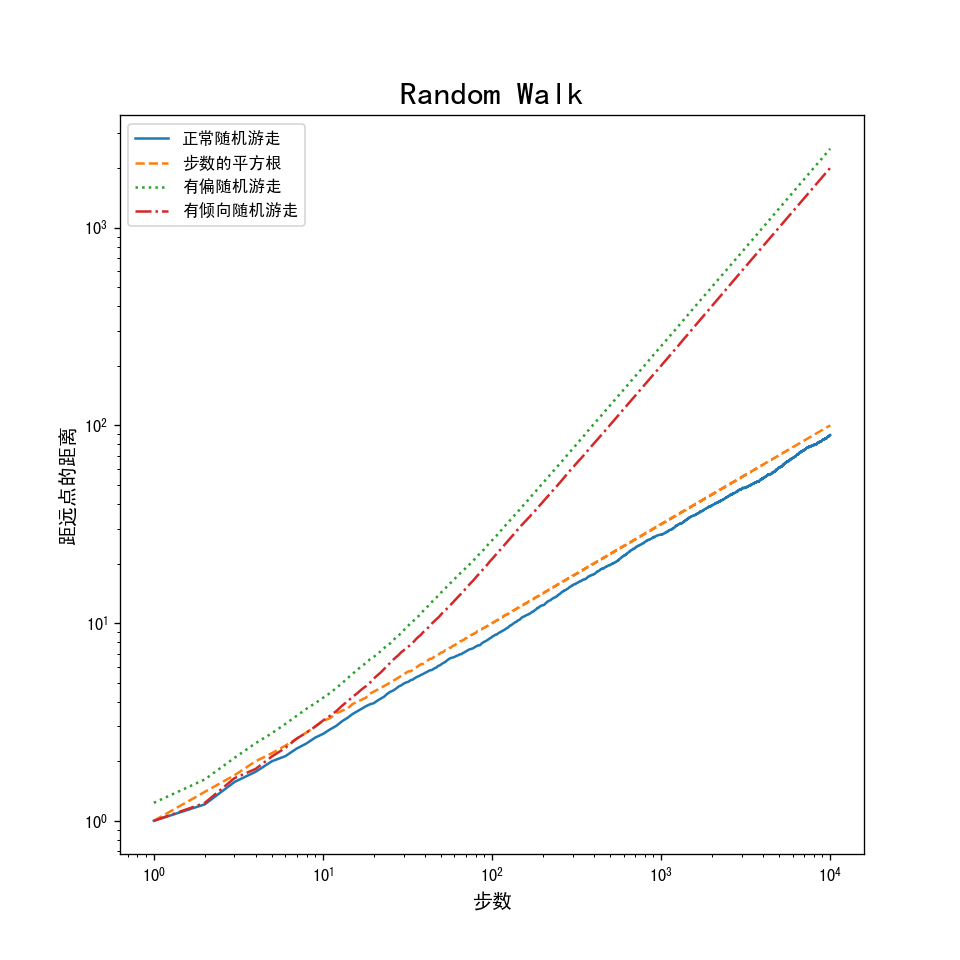

Here is the Python script that generated this plot:
import numpy as np
from matplotlib import pyplot as plt
import random
import matplotlib
matplotlib.use('TkAgg')  # 为了在wsl2中显示图像,需要将matplotlib.use('TkAgg')放在最前面


class Location():
    def __init__(self, x, y) -> None:
        self.x, self.y = x, y

    def move(self, deltaX, deltaY):
        return Location(self.x + deltaX, self.y + deltaY)

    def getX(self):
        return self.x

    def getY(self):
        return self.y

    def distForm(self, other):
        ox, oy = other.x, other.y
        xDist, yDist = self.x - ox, self.y - oy
        return (xDist**2 + yDist**2)**0.5

    def __str__(self) -> str:
        return '<' + str(self.x) + ',' + str(self.y) + '>'


class Field():
    def __init__(self) -> None:
        self.drunks = {}

    def addDrunk(self, drunk, loc: Location):
        if drunk in self.drunks:
            raise ValueError('Duplicate Drunk')
        else:
            self.drunks[drunk] = loc

    def moveDrunk(self, drunk):
        if drunk not in self.drunks:
            raise ValueError('Drunk not in field')
        xDist, yDist = drunk.takeStep()
        currentLocation = self.drunks[drunk]
        # 使用Location的move方法获得一个新位置
        self.drunks[drunk] = currentLocation.move(xDist, yDist)

    def getLoc(self, drunk) -> Location:
        if drunk not in self.drunks:
            raise ValueError('Drunk not in field')
        return self.drunks[drunk]


class Drunk():
    def __init__(self, name: str = None) -> None:
        self.name = name

    def __str__(self) -> str:
        if self.name != None:
            return self.name
        return 'Anonymous'


class UsualDrunk(Drunk):
    def takeStep(self):
        stepChoices = [(0, 1), (0, -1), (1, 0), (-1, 0)]
        return random.choice(stepChoices)


class ColdDrunk(Drunk):
    """有偏随机游走,向下走的步长变长"""

    def takeStep(self):
        stepChoices = [(0.0, 1.0), (0.0, -2.0), (1.0, 0.0), (-1.0, 0.0)]
        return random.choice(stepChoices)


class TendencyDrunk(Drunk):
    """有倾向的随机游走, 向右走的概率变大"""

    def takeStep(self):
        stepChoices = [(0.0, 1.0), (0.0, -1.0), (1.0, 0.0),
                       (-1.0, 0.0), (0.0, 1.0)]
        return random.choice(stepChoices)


def walk(f: Field, d: Drunk, numSteps: int):
    """假设f是一个Field对象,d是f中的一个Drunk对象,numSteps是正整数。
       将d移动numStep次,返回这次游走最终位置与开始位置之间的距离"""
    start = Location(0, 0)
    for _ in range(numSteps):
        f.moveDrunk(d)
    return start.distForm(f.getLoc(d))


def simWalks(walkLengths, numTrials: int, dClass: Drunk):
    """假设walkLengths是非负整数有序数列,numTrials是正整数,
        dClass是Drunk的一个子类。
        模拟numTrials次游走,每次游走walkLengths中的某一步数。
        返回一个列表,表示每次模拟的最终距离"""
    Homer = dClass()
    origin = Location(0, 0)
    r = []
    for _ in range(numTrials):
        f = Field()
        f.addDrunk(Homer, origin)
        t = 0
        distances = []
        for numSteps in walkLengths:
            distances.append(round(walk(f, Homer, numSteps - t), 1))
            t = numSteps
        r.append(distances)
    return r


def drunkTest(walkLengths, numTrials, dClass: Drunk):
    """假设walkLengths是非负整数序列
        numTrials是正整数,dClass是Drunk的一个子类
        对于walkLengths的每个步数,运行numTrials次simWalk函数,并输出结果"""
    result = np.array(simWalks(walkLengths, numTrials, dClass))
    R = []
    for i in range(len(walkLengths)):
        # numSteps = walkLengths[i]
        distances = result[:, i]
        ave_dis = round(sum(distances) / len(distances), 4)
        # print(dClass.__name__, 'random walk of', numSteps, 'steps')
        # print(' Mean =', ave_dis)
        # print(' Max =', max(distances), 'Min =', min(distances))
        R.append(ave_dis)
    return R


if __name__ == "__main__":
    plt.rcParams['font.sans-serif'] = ['SimHei']
    plt.figure(num=1, figsize=(8, 8), dpi=120)
    plt.title('Random Walk', fontsize=20)
    walkLengths = range(1, 10000)

    sqrtwalkLengths = [round(i**0.5, 1) for i in walkLengths]
    plt.plot(walkLengths, sqrtwalkLengths, linestyle="--", label="步数的平方根")

    # 正常随机游走
    result1 = drunkTest(walkLengths, 1000, UsualDrunk)
    plt.plot(walkLengths, result1, label="正常随机游走")

    # 有偏随机游走
    result2 = drunkTest(walkLengths, 1000, ColdDrunk)
    plt.plot(walkLengths, result2, label="有偏随机游走", linestyle=":")

    # 有倾向随机游走
    result3 = drunkTest(walkLengths, 1000, TendencyDrunk)
    plt.plot(walkLengths, result3, label="有倾向随机游走", linestyle="-.")

    plt.xscale("log")  # 使用对数坐标
    plt.yscale("log")
    plt.xlabel("步数", fontsize=12)
    plt.ylabel("距远点的距离", fontsize=12)
    plt.legend()
    plt.savefig("RandomWalk.png")
    plt.show()
